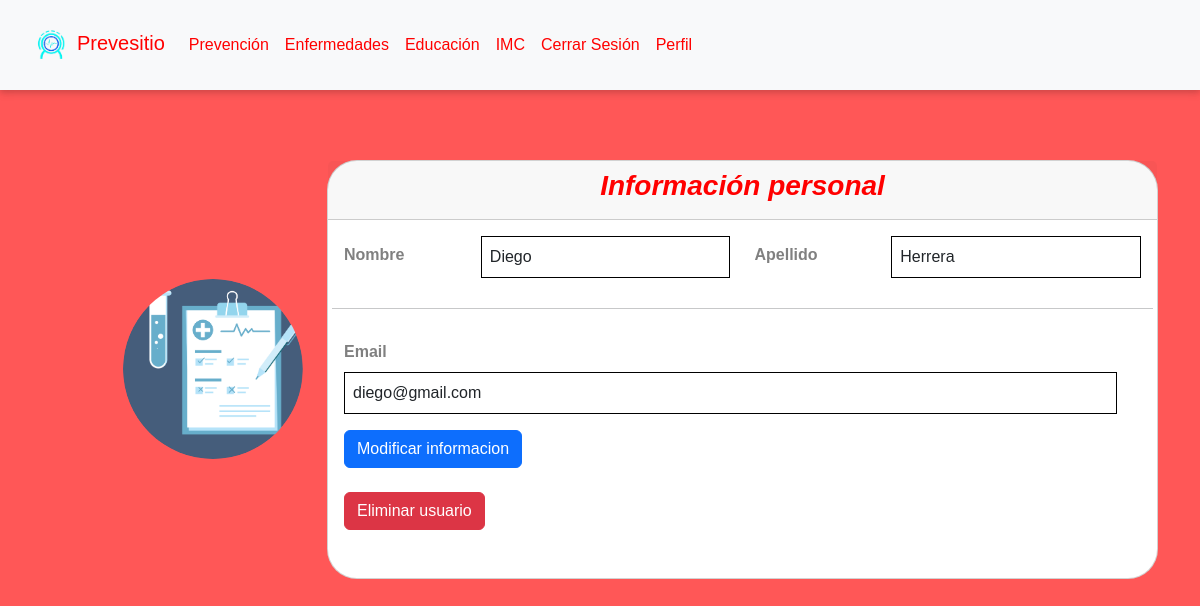
The app's page /perfil/ (signed in), older data.
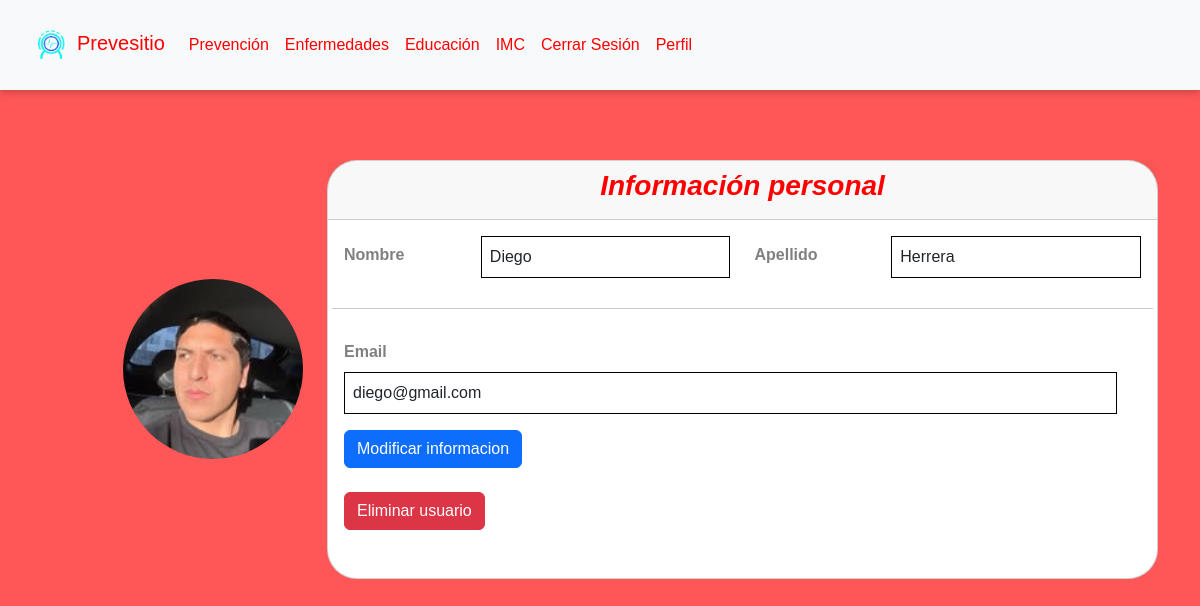
The same page, newer data.
### PaginaWeb/models.py (models this page shows, shortened)
class Perfil(models.Model):
    user = models.OneToOneField(User, on_delete=models.CASCADE)
    image = models.ImageField( upload_to='perfiles/', null=True, blank=True)

### PaginaWeb/views.py (the view)
# urls.py: path('perfil/', views.perfil, name='perfil'),
@login_required
def perfil(request):
    perfil = get_object_or_404(Perfil, user=request.user)
    if perfil.image:
        print(perfil.image.url)
    else:
        print("No hay imagen asociada al perfil")
    return render(request, 'perfil.html', {'perfil': perfil})

### PaginaWeb/Templates/perfil.html (shortened to what this page needs)
{% extends 'navbar.html' %}
{% load static %}
{% block body %}
<body style="background-color: #ff5757;
            background-size: cover;
            background-position: center; min-height: 100vh;">
            <div class="container" style="margin-top: 70px">
                <div class="mb-3 row">
                    <div class="col-sm-12 col-md-12 col-lg-12 col-xl-3 col-xxl-3 d-flex align-items-center justify-content-center">
                      <div style="width: 180px; height: 180px; border-radius: 50%; overflow: hidden;"></div>
                      {% if perfil.image %}
                          <img src="{{ perfil.image.url }}" alt="Imagen de perfil" style="width: 180px; height: 180px; object-fit: cover; border-radius: 50%;">
                      {% else %}
                          <img src="{% static 'fotos/03.png' %}" alt="Imagen de perfil por defecto" style="width: 180px; height: 180px; object-fit: cover; border-radius: 50%;">
                      {% endif %}
                    </div>
                    <div class="col-sm-12 col-md-12 col-lg-12 col-xl-9 col-xxl-9">
                        <div class="card">
                            <div class="card-header">
                                <h3 class="text-center" style="color: red; font-style: italic;"><b>Información personal</b></h3>
                            </div>
                            <div class="card-body">
                                <form class="mb-3 row" id="formulario">
                                    <label for="nombre1" class="col-sm-2 col-md-2 col-lg-2 col-xl-2 col-xxl-2 col-form-label" style="color: grey"><b>Nombre</b></label>
                                    <div class="col-sm-10 col-md-4 col-lg-4 col-xl-4 col-xxl-4">
                                        <div class="border border-black p-2 mb-2">{{user.first_name}}</div>
                                    </div>
                                    <label for="apellido1" class="col-sm-2 col-md-2 col-lg-2 col-xl-2 col-xxl-2 col-form-label"style="color: grey"><b>Apellido</b></label>
                                    <div class="col-sm-10 col-md-4 col-lg-4 col-xl-4 col-xxl-4">
                                        <div class="border border-black p-2 mb-2" style="left: 30px;">{{user.last_name}}</div>
                                    </div>
                                <br>
                                <br>
                                <br>
                                <hr><br>
                                  <div class="row mb-3">
                                    <div class="my-2">
                                      <label for="email1" class="form-label"style="color: grey"><b>Email</b></label>
                                        <div class="border border-black p-2 mb-2">{{user.email}}</div>
                                    </div>
                                    <div>
                                    <a href="{% url 'modificar' user.username %}" >
                                        <button  type="button" class="btn btn-primary" data-bs-toggle="modal" style="left: 100%;">
                                        Modificar informacion
                                        </button>
                                   </a>
                                    </div>
                                   <a>
                                    <br>
                                    <button  type="button" class="btn btn-danger" data-bs-toggle="modal" data-bs-target="#borrar" style="left: 100%;" style="color: red;">
                                     Eliminar usuario
                                    </button>
                                    </a>
                                </form>
                              </div>
                            </div>
                        </div>
                    </div>
                </div>
</body>
{% endblock  %}

### PaginaWeb/Templates/navbar.html (shortened to what this page needs)
{% load static %}
<!DOCTYPE html>
<html lang="en">
  <head>
    <link
      href="https://cdn.jsdelivr.net/npm/bootstrap@5.3.3/dist/css/bootstrap.min.css"
      rel="stylesheet"
    />
    <link
      href="https://getbootstrap.com/docs/5.3/assets/css/docs.css"
      rel="stylesheet"
    />
    <link rel="stylesheet" href="{% static 'style.css'%}">
  </head>
  <body>
    <div class="Navbar">
      <nav
        class="navbar navbar-expand-lg bg-body-tertiary"
        data-bs-theme="white"
      >
        <div class="container-fluid">
          {% if user.is_authenticated %}
            <a class="navbar-brand"
              href="{% url 'home' %}"
              style="color: red;"
              ><img src="{% static 'fotos/pngtree-vector-monitor-icon-element-png-image_4227945-removebg-preview.png' %}" style="width: 50px; height:
              50px;">Prevesitio</a>
          {% else %}
            <a class="navbar-brand"
              href="{% url 'inicio' %}"
              style="color: red;"
              ><img src="{% static 'fotos/pngtree-vector-monitor-icon-element-png-image_4227945-removebg-preview.png' %}" style="width: 50px; height:
              50px;">Prevesitio</a>
          {% endif %}
          <div class="collapse navbar-collapse" id="navbarSupportedContent" style="margin-right: 100px">
            <ul class="navbar-nav me-auto mb-2 mb-lg-0">
                {% if user.is_authenticated %}
                  <a
                    class="nav-link active a"
                    type='button'
                    href="{% url 'prevencion' %}"
                    role="button"
                    aria-expanded="false"
                    style="color: red;"
                  >
                    Prevención
                  </a>
                  <a
                    class="nav-link active a"
                    type='button'
                    href="{% url 'enfermedades' %}"
                    role="button"
                    aria-expanded="false"
                    style="color: red;"
                  >
                    Enfermedades
                  </a>
                  <a
                  class="nav-link active a"
                  type='button'
                  href="{% url 'educacion' %}"
                  role="button"
                  aria-expanded="false"
                  style="color: red;"
                  >
                    Educación
                  </a>
                  <a
                  class="nav-link active a"
                  type='button'
                  href="{% url 'calculadora' %}"
                  role="button"
                  aria-expanded="false"
                  style="color: red;"
                  >
                    IMC
                  </a>
                {% endif %}
                {% if user.is_authenticated %}
                  <a
                  class="nav-link active a"
                  type='button'
                  href="{% url 'salir' %}"
                  role="button"
                  aria-expanded="false"
                  style="color: red;"
                  >
                  Cerrar Sesión
                  </a>
                  <a
                  class="nav-link active a"
                  type='button'
                  href="{% url 'perfil' %}"
                  role="button"
                  aria-expanded="false"
                  style="color: red;"
                  >
                  Perfil
                  </a>
                {% endif %}
            </ul>
          </div>
        </div>
      </nav>
    </div>
    {% block body %}
    {% endblock  %}

### PaginaWeb/static/style.css (style rules this page uses)
.card { border-radius: 30px; }
body { background-color: rgba(26, 26, 26, 0.9); box-sizing: border-box; }
.Navbar { position: sticky; top: 0; width: 100%; background-color: #fff; box-shadow: 0 2px 5px rgba(0, 0, 0, 0.1); z-index: 1000; }
body { font-family: Arial, sans-serif; margin: 0; padding: 0; background-color: #f4f4f9; }
.navbar { background-color: #f4f4f9; padding: 15px; display: flex; align-items: center; justify-content: space-between; box-shadow: 0 4px 8px rgba(0, 0, 0, 0.1); }
label { display: block; font-weight: bold; margin-bottom: 5px; color: #555555; }

Row changes from the older to the newer data that the page shows:
now on this page (row edited): Perfil: image (picture)
